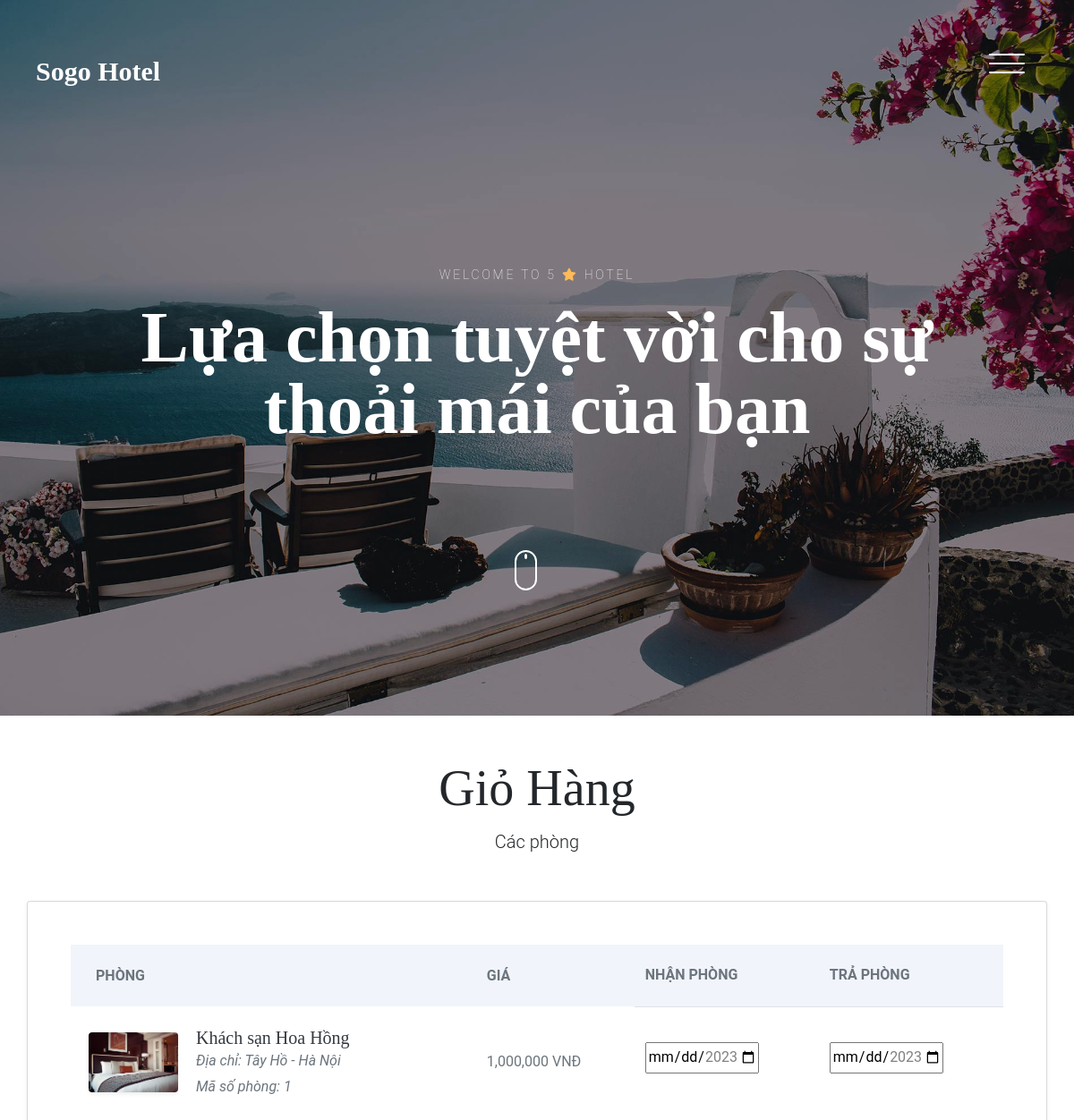
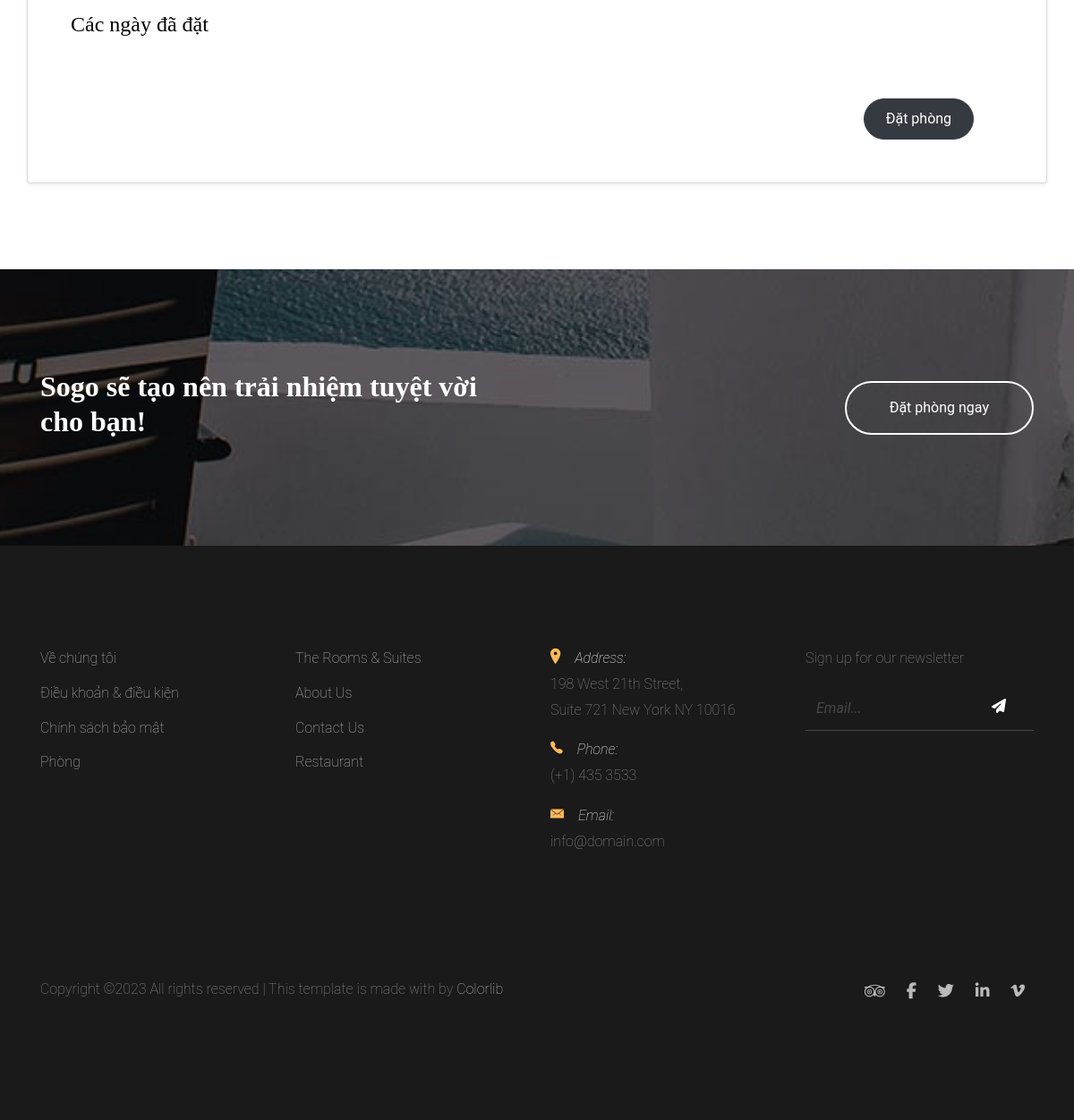
The app's page /index.php?act=card&maPhongAdd=1 with its own data (2 pictures, top to bottom).
### tables this page shows
CREATE TABLE `phong` (
  `maPhong` int(11) NOT NULL,
  `maKhachSan` int(11) NOT NULL,
  `soPhong` int(11) NOT NULL,
  `maLoaiPhong` int(11) NOT NULL,
  `giaPhong` float NOT NULL,
  `giuong` varchar(255) NOT NULL,
  `dienTich` int(11) NOT NULL,
  `image` varchar(255) NOT NULL,
  `trangThai` bit(1) NOT NULL DEFAULT b'0'
);

CREATE TABLE `khachsan` (
  `maKhachSan` int(11) NOT NULL,
  `tenKhachSan` varchar(50) NOT NULL,
  `diaDiem` varchar(250) NOT NULL,
  `khoangGia` float DEFAULT NULL,
  `danhGia` int(1) NOT NULL DEFAULT 1,
  `anh1` varchar(255) NOT NULL,
  `anh2` varchar(255) DEFAULT NULL,
  `anh3` varchar(250) DEFAULT NULL,
  `anh4` varchar(255) DEFAULT NULL,
  `nhaHang` bit(1) NOT NULL DEFAULT b'0',
  `hoBoi` bit(1) NOT NULL DEFAULT b'0',
  `phongGym` bit(1) NOT NULL DEFAULT b'0',
  `wifi` bit(1) NOT NULL DEFAULT b'0',
  `mayLanh` bit(1) NOT NULL DEFAULT b'0',
  `hutThuoc` bit(1) NOT NULL DEFAULT b'0'
);

### PDO/sanpham.php (called while the page is built, shortened)
<?php
function addToCard($maPhong)
{
    $sql = "SELECT * FROM `phong` INNER JOIN khachsan ON phong.maKhachSan = khachsan.maKhachSan WHERE maPhong = $maPhong;";
    $row = pdo_truyVan1($sql);
    return $row;
}
function addDotToNumber($number)
{
    $number_parts = explode('.', $number);
    $integer_part = $number_parts[0];
    $formatted_number = number_format($integer_part);
    return $formatted_number;
}

### PDO/pdo.php (called while the page is built, shortened)
<?php
    $servername = "localhost";
    $username = "root";
    $password = "";
    try {
        $conn = new PDO("mysql:host=$servername;dbname=nhom12", $username, $password);
        $conn->setAttribute(PDO::ATTR_ERRMODE, PDO::ERRMODE_EXCEPTION);
        return $conn;
    } catch(PDOException $e) {
        echo "Connection failed: " . $e->getMessage();
    }
    function pdo_truyVan1($sql){
        global $conn;
        try{
            $stmt=$conn->prepare($sql);
            $stmt->execute();
            $row=$stmt->fetch(PDO::FETCH_ASSOC);
            return $row;
        }
        catch(PDOException $e){
            throw $e;
        }
        finally{
            unset($conn);
        }
    }
    ?>

### layout/card.php (the view, shortened to what this page needs)
<div class="px-4 px-lg-0" id="cuon">
  <div class="container text-white py-5 text-center" data-aos="fade-up">
    <h1 class="display-4" style="color: #23272b;">Giỏ Hàng</h1>
    <p class="lead mb-0" style="color: #23272b;">Các phòng</p>
  </div>
  <div class="pb-5">
    <div class="container">
      <div class="row">
        <div class="col-lg-12 p-5 bg-white rounded shadow-sm mb-5" style="border: 1px solid rgba(116, 112, 108, 0.267);">
          <form action="" id="myFrom" method="post">
            <div class="">
              <table class="table">
                <thead>
                  <tr data-aos="fade-up">
                    <th scope="col" class="border-0 bg-light">
                      <div class="p-2 px-3 text-uppercase">Phòng</div>
                    </th>
                    <th scope="col" class="border-0 bg-light">
                      <div class="py-2 text-uppercase">Giá</div>
                    </th>
                    <th scope="col" class="border-0 bg-light">
                      <div class="py-2 text-uppercase">Nhận phòng</div>
                    </th>
                    <th scope="col" class="border-0 bg-light">
                      <div class="py-2 text-uppercase">Trả phòng</div>
                    </th>
                  </tr>
                </thead>
                <tbody>
                  <?php
                  $value = addToCard($_GET['maPhongAdd']);
                  ?>
                  <tr data-aos="fade-up">
                    <th scope="row" class="border-0">
                      <div class="p-2">
                        <img src="<?php echo $value['image'] ?>" alt="" width="100" class="img-fluid rounded shadow-sm">
                        <div class="ml-3 d-inline-block align-middle">
                          <h5 class="mb-0"> <a href="#" class="text-dark d-inline-block align-middle"><?php echo $value['tenKhachSan'] ?></a></h5>
                          <span class="text-muted font-weight-normal font-italic d-block">Địa chỉ: <?php echo $value['diaDiem'] ?></span>
                          <span id="maPhong" class="text-muted font-weight-normal font-italic d-block">Mã số phòng: <?php echo $value['maPhong'];
                                                                                                                    $_SESSION['maPhong'] = $value['maPhong'] ?></span>
                        </div>
                      </div>
                    </th>
                    <td class="border-0 align-middle"><strong><?php $number = addDotToNumber($value['giaPhong']);
                                                              echo $number  ?> VNĐ</strong></td>
                    <td><input type="date" id="ngayNhan" name="ngayNhan" style="margin-top: 27px;" min="<?php $date = date('Y-m-d');
                                                                                                        echo $date ?>" max="<?php $chuyenDate = strtotime($date) + (30 * 86400);
                                                                                                                            $datemax = date('Y-m-d', $chuyenDate);
                                                                                                                            echo $datemax ?>"></td>
                    <td><input type="date" id="ngayTra" name="ngayTra" style="margin-top: 27px;" min="<?php $date = date('Y-m-d');
                                                                                                      echo $date ?>" max="<?php $chuyenDate = strtotime($date) + (30 * 86400);
                                                                                                                          $datemax = date('Y-m-d', $chuyenDate);
                                                                                                                          echo $datemax ?>"></td>
                  </tr>
                </tbody>
              </table>
              <h4>Các ngày đã đặt</h4>
            </div>
            <input type="submit" value="Đặt phòng" class="btn btn-dark px-4 rounded-pill" style="margin-left: 85%; margin-top: 60px">
          </form>
        </div>
      </div>
    </div>
  </div>
</div>

### css/ctsp.css (style rules this page uses)
div { background-repeat: no-repeat !important; background-size: cover !important; }

### css/custom.css (style rules this page uses)
body { background: #e2d8c9; background: -webkit-linear-gradient(to right, #eecda3, #efb262); background: linear-gradient(to right, #d3d0cc, #c1bfbd); min-height: 100vh; }
html, body { scroll-behavior: smooth; }

### css/style.css (style rules this page uses)
body { background: #fff; font-family: "Roboto", arial, sans-serif; font-weight: 200; font-size: 16px; line-height: 1.8; color: #6c757d; position: relative; }
a { -webkit-transition: .3s all ease; -o-transition: .3s all ease; transition: .3s all ease; text-decoration: none; }
h1, h2, h3, h4, h5 { color: #000; font-family: "Playfair Display", times, serif; }
.bg-light { background: #f2f4fb !important; }
.btn { padding-left: 30px; padding-right: 30px; padding-top: 10px; padding-bottom: 10px; border-radius: 50px; }
.btn, .form-control { outline: none; -webkit-box-shadow: none !important; box-shadow: none !important; }

### records on screen
phong: image (picture), khachsan.tenKhachSan "Khách sạn Hoa Hồng", khachsan.diaDiem "Tây Hồ - Hà Nội", maPhong "1", giaPhong "1,000,000"
